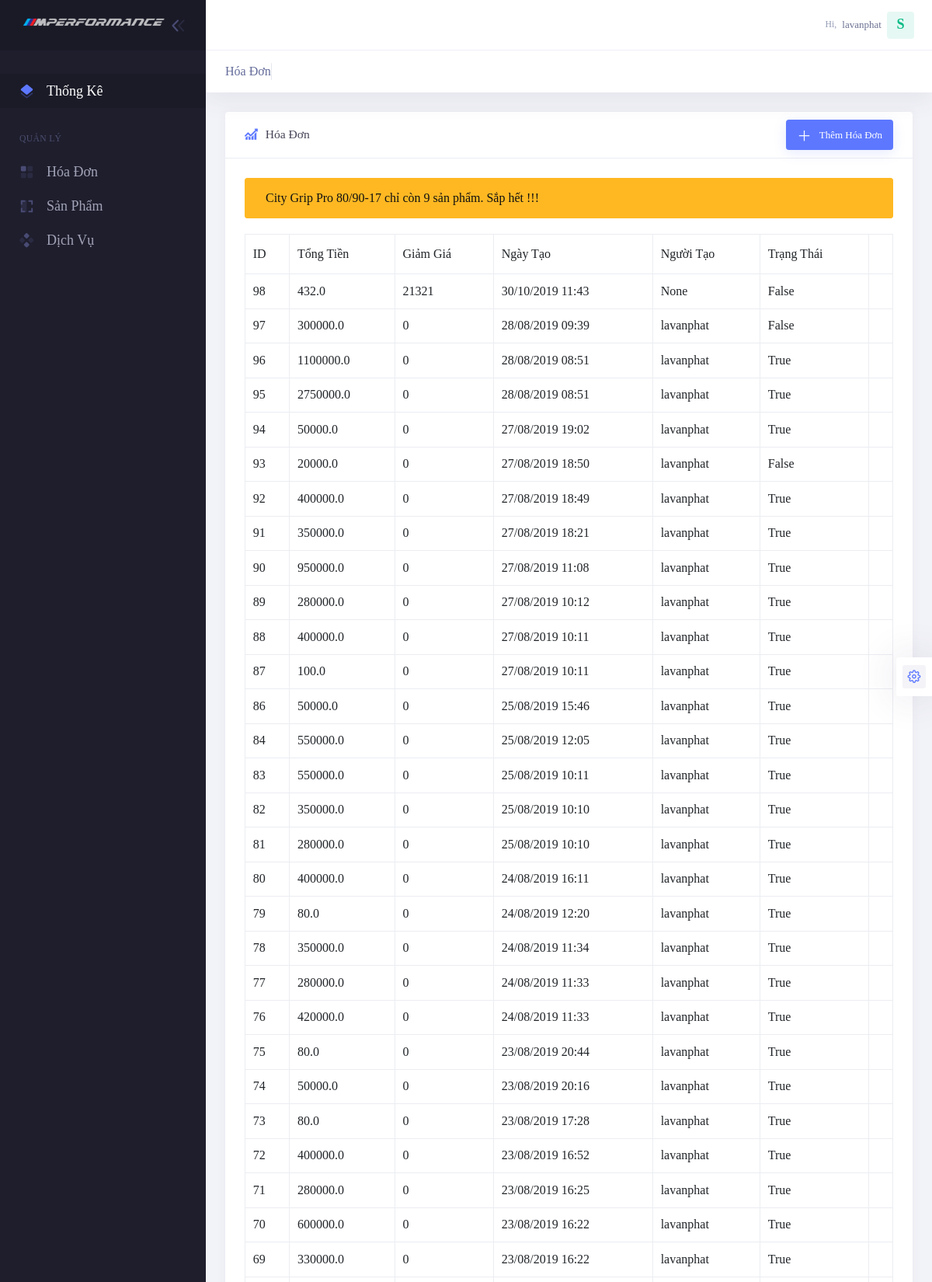
The page /bill/ (signed in, upper part) on the database its author committed.
### product/models.py (models this page shows, shortened)
class Product(models.Model):
    Brand = models.ForeignKey(Brand, on_delete=models.CASCADE, verbose_name='Thương Hiệu',related_name='product')
    Category = models.ForeignKey(Category, on_delete=models.CASCADE, verbose_name='Loại', blank=True, null=True,related_name='product')
    title = models.CharField(max_length=255, verbose_name='Tên Sản Phẩm')
    slug = models.SlugField(verbose_name='Từ Khóa Sản Phẩm', unique=True, blank=True)
    Price_Import = models.DecimalField(verbose_name='Giá Nhập Hàng', decimal_places=0, max_digits=10)
    Price_Old = models.DecimalField(verbose_name='Giá Bán ', decimal_places=0, max_digits=10)
    Price_New = models.DecimalField(verbose_name='Giá Khuyến Mãi', decimal_places=0, max_digits=10)
    Wage = models.DecimalField(verbose_name='Tiền Công', decimal_places=0, max_digits=10)
    Quality = models.IntegerField(verbose_name='Số Lượng Còn')
    Decription = models.TextField(verbose_name='Mô Tả')
    Date_Create = models.DateTimeField(auto_now_add=True, verbose_name='Ngày Tạo')
    Date_Update = models.DateTimeField(auto_now=True, verbose_name='Ngày Sửa')
    Active = models.BooleanField(default=True, verbose_name='Kích Hoạt')
    class Meta:
        verbose_name_plural = 'Sản Phẩm'

### bill/models.py (models this page shows)
class Bill(models.Model):
    User = models.ForeignKey(User, on_delete=models.CASCADE, verbose_name='Người Tạo', blank=True, null=True)
    Date_Create = models.DateTimeField(auto_now_add=True, verbose_name='Ngày Tạo')
    Total_Money = models.DecimalField(decimal_places=1, max_digits=10, verbose_name='Tổng Tiền', default=0)
    Sale = models.IntegerField(default=0, verbose_name='Giảm Giá')
    Address = models.CharField(max_length=255, verbose_name='Địa Chỉ Nhận', blank=True, null=True)
    Phone = models.CharField(max_length=10, verbose_name='Số Điện Thoại', blank=True, null=True)
    Status_Bill = models.CharField(max_length=50, choices=(
        ('processing', 'Đang xử lí'),
        ('confirmed', 'Đã xác nhận'),
        ('delivery', 'Đang giao hàng'),
        ('has_delivered', 'Đã giao'),
        ('cancelled', 'Đã hủy'),
        ('returns', 'Trả hàng')
    ), default='processing')
    Active = models.BooleanField(default=True)
    class Meta:
        verbose_name_plural = 'Hóa Đơn'

### bill/views.py (the view)
# urls.py: path('bill/', include('bill.urls') ),
@login_required
def bill(request):
    bill_list = Bill.objects.all().order_by('-Date_Create')[:50]
    context = {
        'bill': bill_list,
        'product_select': Product.objects.filter(Active=True),
        'service_select': Service.objects.filter(Active=True)
    }
    return render(request, 'bill.html', context)

### bill/templates/bill.html (shortened to what this page needs)
{% extends 'base.html' %}
{% load static %}
{% block content %}
    <div class="kt-subheader   kt-grid__item" id="kt_subheader">
        <div class="kt-subheader__main" style="font-size: medium">Hóa Đơn</h3>
        </div>
    </div>
    <div class="kt-content  kt-grid__item kt-grid__item--fluid" id="kt_content">
        <div class="kt-portlet kt-portlet--mobile">
            <div class="kt-portlet__head kt-portlet__head--lg">
                <div class="kt-portlet__head-label">
										<span class="kt-portlet__head-icon">
											<i class="kt-font-brand flaticon2-line-chart"></i>
										</span>
                    <h3 class="kt-portlet__head-title">
                        Hóa Đơn
                    </h3>
                </div>
                <div class="kt-portlet__head-toolbar">
                    <div class="kt-portlet__head-wrapper">
                        <div class="kt-portlet__head-actions">
                            <a href="#" class="btn btn-brand btn-elevate btn-icon-sm" data-toggle="modal"
                               data-target="#add-bill">
                                Thêm Hóa Đơn
                            </a>
                        </div>
                    </div>
                </div>
            </div>
            <div class="kt-portlet__body">
                {% for foo in product_select %}
                    {% if foo.Quality < 10 and foo.Quality > 0 %}
                        <div class="alert alert-warning" style="font-size: medium;" role="alert">
                            <div class="alert-text">{{ foo.title }} chỉ còn {{ foo.Quality }} sản phẩm. Sắp hết !!!
                            </div>
                        </div>
                    {% elif foo.Quality == 0 %}
                        <div class="alert alert-danger" style="font-size: medium;" role="alert">
                            <div class="alert-text">{{ foo.title }} đã hết !!!
                            </div>
                        </div>
                    {% endif %}
                {% endfor %}
                <table class="table table-striped- table-bordered table-hover table-checkable" id="kt_table_3"
                       style="font-size: medium;">
                    <thead>
                    <tr>
                        <th>ID</th>
                        <th>Tổng Tiền</th>
                        <th>Giảm Giá</th>
                        <th>Ngày Tạo</th>
                        <th>Người Tạo</th>
                        <th>Trạng Thái</th>
                        <th></th>
                    </tr>
                    </thead>
                    <tbody>
                    {% for foo in bill %}
                        <tr>
                            <td>{{ foo.id }}</td>
                            <td>{{ foo.Total_Money }}</td>
                            <td>{{ foo.Sale }}</td>
                            <td>{{ foo.Date_Create|date:'d/m/Y H:i' }}</td>
                            <td>{{ foo.User }}</td>
                            <td id="active">{{ foo.Active }}</td>
                            <td class="data-id" data-id="{{ foo.id }}"></td>
                        </tr>
                    {% endfor %}
                    </tbody>
                </table>
            </div>
        </div>
    </div>
    </div>
{% endblock %}

### templates/base.html (shortened to what this page needs)
{% load static %}
<!DOCTYPE html>
<html lang="en">
<head>
    {% include 'css.html' %}
</head>
<body class="kt-quick-panel--right kt-demo-panel--right kt-offcanvas-panel--right kt-header--fixed kt-header-mobile--fixed kt-subheader--fixed kt-subheader--enabled kt-subheader--solid kt-aside--enabled kt-aside--fixed kt-page--loading">
<div class="kt-grid kt-grid--hor kt-grid--root">
    <div class="kt-grid__item kt-grid__item--fluid kt-grid kt-grid--ver kt-page">
        <div class="kt-aside  kt-aside--fixed  kt-grid__item kt-grid kt-grid--desktop kt-grid--hor-desktop"
             id="kt_aside">
            <div class="kt-aside__brand kt-grid__item " id="kt_aside_brand">
                <div class="kt-aside__brand-logo">
                    <a href="{% url 'home' %}">
                        <img width="100%" height="100%" alt="Logo"
                             src="{% static './assets/media/mperformance.png' %}"/>
                    </a>
                </div>
                <div class="kt-aside__brand-tools">
                    <button class="kt-aside__brand-aside-toggler" id="kt_aside_toggler">
								<span></span>
                    </button>
                </div>
            </div>
            <div class="kt-aside-menu-wrapper kt-grid__item kt-grid__item--fluid" id="kt_aside_menu_wrapper">
                <div id="kt_aside_menu" class="kt-aside-menu " data-ktmenu-vertical="1" data-ktmenu-scroll="1"
                     data-ktmenu-dropdown-timeout="500">
                    <ul class="kt-menu__nav ">
                        <li class="kt-menu__item  kt-menu__item--active" aria-haspopup="true">
                            <a href="{% url 'home' %}" class="kt-menu__link ">
                                <span class="kt-menu__link-icon">
                                </span>
                                <span class="kt-menu__link-text" style="font-size: large">Thống Kê</span>
                            </a>
                        </li>
                        <li class="kt-menu__section ">
                            <h4 class="kt-menu__section-text">Quản Lý</h4>
                        </li>
                        <li class="kt-menu__item " aria-haspopup="true"><a href="{% url 'bill' %}"
                                                                           class="kt-menu__link "><span
                                class="kt-menu__link-icon"></span><span class="kt-menu__link-text" style="font-size: large">Hóa Đơn</span></a>
                        </li>
                        <li class="kt-menu__item " aria-haspopup="true"><a href="{% url 'product' %}"
                                                                           class="kt-menu__link "><span
                                class="kt-menu__link-icon"></span><span class="kt-menu__link-text" style="font-size: large">Sản Phẩm</span></a>
                        </li>
                        <li class="kt-menu__item " aria-haspopup="true"><a href="{% url 'service' %}"
                                                                           class="kt-menu__link "><span
                                class="kt-menu__link-icon"></span><span class="kt-menu__link-text" style="font-size: large">Dịch Vụ</span></a>
                        </li>
                    </ul>
                </div>
            </div>
        </div>
        <div class="kt-grid__item kt-grid__item--fluid kt-grid kt-grid--hor kt-wrapper" id="kt_wrapper">
            <div id="kt_header" class="kt-header kt-grid__item  kt-header--fixed ">
                <div class="kt-header-menu-wrapper" id="kt_header_menu_wrapper">
                </div>
                <div class="kt-header__topbar">
                    <div class="kt-header__topbar-item kt-header__topbar-item--user">
                        <div class="kt-header__topbar-wrapper" data-toggle="dropdown" data-offset="0px,0px">
                            <div class="kt-header__topbar-user">
                                <span class="kt-header__topbar-welcome kt-hidden-mobile">Hi,</span>
                                <span class="kt-header__topbar-username kt-hidden-mobile">{{ request.user.username }}</span>
                                <span class="kt-badge kt-badge--username kt-badge--unified-success kt-badge--lg kt-badge--rounded kt-badge--bold">S</span>
                            </div>
                        </div>
                    </div>
                </div>
            </div>
                {% block content %}
                {% endblock %}
            </div>
        </div>
<ul class="kt-sticky-toolbar" style="margin-top: 30px;">
    <li class="kt-sticky-toolbar__item kt-sticky-toolbar__item--brand" data-toggle="kt-tooltip" title="Admin"
        data-placement="left">
        <a href="/admin"><i class="flaticon2-gear"></i></a>
    </li>
</ul>
</body>
</html>

### static/assets/css/demo1/skins/header/base/light.css (style rules this page uses)
@media (min-width: 1025px) { .kt-header { background-color: #ffffff; border-bottom: 1px solid #eff0f6; } }
.kt-header .kt-header__topbar .kt-header__topbar-item.kt-header__topbar-item--user .kt-header__topbar-user .kt-header__topbar-welcome { -webkit-transition: all 0.3s; transition: all 0.3s; color: #959cb6; }
.kt-header .kt-header__topbar .kt-header__topbar-item.kt-header__topbar-item--user .kt-header__topbar-user .kt-header__topbar-username { -webkit-transition: all 0.3s; transition: all 0.3s; color: #6c7293; }
.kt-header .kt-header__topbar .kt-header__topbar-item.kt-header__topbar-item--user .kt-header__topbar-user .kt-badge.kt-badge--username { height: 35px; width: 35px; font-size: 1.4rem; font-weight: 600; }

### static/assets/css/demo1/skins/brand/dark.css (style rules this page uses)
@media (min-width: 1025px) { .kt-aside__brand { background-color: #1a1a27; -webkit-box-shadow: none; box-shadow: none; } }

### rows shown on the page
Product: title "City Grip Pro 80/90-17", Quality "9"
Bill: id "98", Total_Money "432.0", Sale "21321", Date_Create "30/10/2019 11:43", User "None", Active "False"
Bill: id "97", Total_Money "300000.0", Sale "0", Date_Create "28/08/2019 09:39", User "lavanphat", Active "False"
Bill: id "96", Total_Money "1100000.0", Sale "0", Date_Create "28/08/2019 08:51", User "lavanphat", Active "True"
Bill: id "95", Total_Money "2750000.0", Sale "0", Date_Create "28/08/2019 08:51", User "lavanphat", Active "True"
Bill: id "94", Total_Money "50000.0", Sale "0", Date_Create "27/08/2019 19:02", User "lavanphat", Active "True"
Bill: id "93", Total_Money "20000.0", Sale "0", Date_Create "27/08/2019 18:50", User "lavanphat", Active "False"
Bill: id "92", Total_Money "400000.0", Sale "0", Date_Create "27/08/2019 18:49", User "lavanphat", Active "True"
Bill: id "91", Total_Money "350000.0", Sale "0", Date_Create "27/08/2019 18:21", User "lavanphat", Active "True"
Bill: id "90", Total_Money "950000.0", Sale "0", Date_Create "27/08/2019 11:08", User "lavanphat", Active "True"
Bill: id "89", Total_Money "280000.0", Sale "0", Date_Create "27/08/2019 10:12", User "lavanphat", Active "True"
Bill: id "88", Total_Money "400000.0", Sale "0", Date_Create "27/08/2019 10:11", User "lavanphat", Active "True"
Bill: id "87", Total_Money "100.0", Sale "0", Date_Create "27/08/2019 10:11", User "lavanphat", Active "True"
Bill: id "86", Total_Money "50000.0", Sale "0", Date_Create "25/08/2019 15:46", User "lavanphat", Active "True"
Bill: id "84", Total_Money "550000.0", Sale "0", Date_Create "25/08/2019 12:05", User "lavanphat", Active "True"
Bill: id "83", Total_Money "550000.0", Sale "0", Date_Create "25/08/2019 10:11", User "lavanphat", Active "True"
Bill: id "82", Total_Money "350000.0", Sale "0", Date_Create "25/08/2019 10:10", User "lavanphat", Active "True"
Bill: id "81", Total_Money "280000.0", Sale "0", Date_Create "25/08/2019 10:10", User "lavanphat", Active "True"
Bill: id "80", Total_Money "400000.0", Sale "0", Date_Create "24/08/2019 16:11", User "lavanphat", Active "True"
Bill: id "79", Total_Money "80.0", Sale "0", Date_Create "24/08/2019 12:20", User "lavanphat", Active "True"
Bill: id "78", Total_Money "350000.0", Sale "0", Date_Create "24/08/2019 11:34", User "lavanphat", Active "True"
Bill: id "77", Total_Money "280000.0", Sale "0", Date_Create "24/08/2019 11:33", User "lavanphat", Active "True"
Bill: id "76", Total_Money "420000.0", Sale "0", Date_Create "24/08/2019 11:33", User "lavanphat", Active "True"
Bill: id "75", Total_Money "80.0", Sale "0", Date_Create "23/08/2019 20:44", User "lavanphat", Active "True"
Bill: id "74", Total_Money "50000.0", Sale "0", Date_Create "23/08/2019 20:16", User "lavanphat", Active "True"
Bill: id "73", Total_Money "80.0", Sale "0", Date_Create "23/08/2019 17:28", User "lavanphat", Active "True"
Bill: id "72", Total_Money "400000.0", Sale "0", Date_Create "23/08/2019 16:52", User "lavanphat", Active "True"
Bill: id "71", Total_Money "280000.0", Sale "0", Date_Create "23/08/2019 16:25", User "lavanphat", Active "True"
Bill: id "70", Total_Money "600000.0", Sale "0", Date_Create "23/08/2019 16:22", User "lavanphat", Active "True"
Bill: id "69", Total_Money "330000.0", Sale "0", Date_Create "23/08/2019 16:22", User "lavanphat", Active "True"

### other values the page prints
{{ request.user.username }} "lavanphat"
